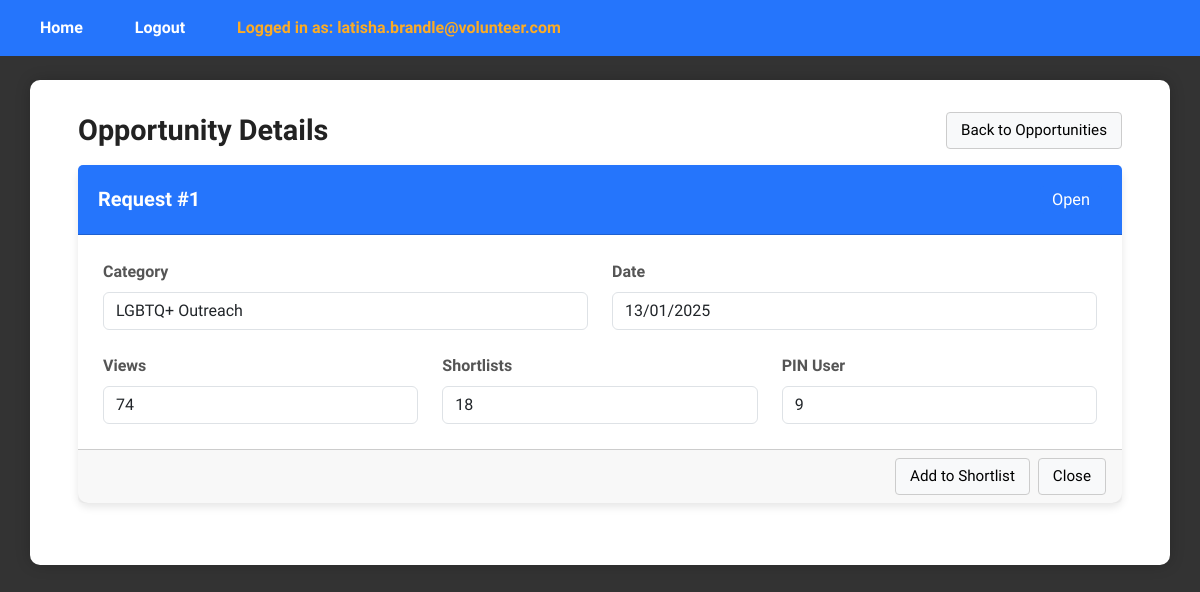
Before: /ViewOpportunitiesDetailsPage?request_id=1 (signed in) with the older database file.
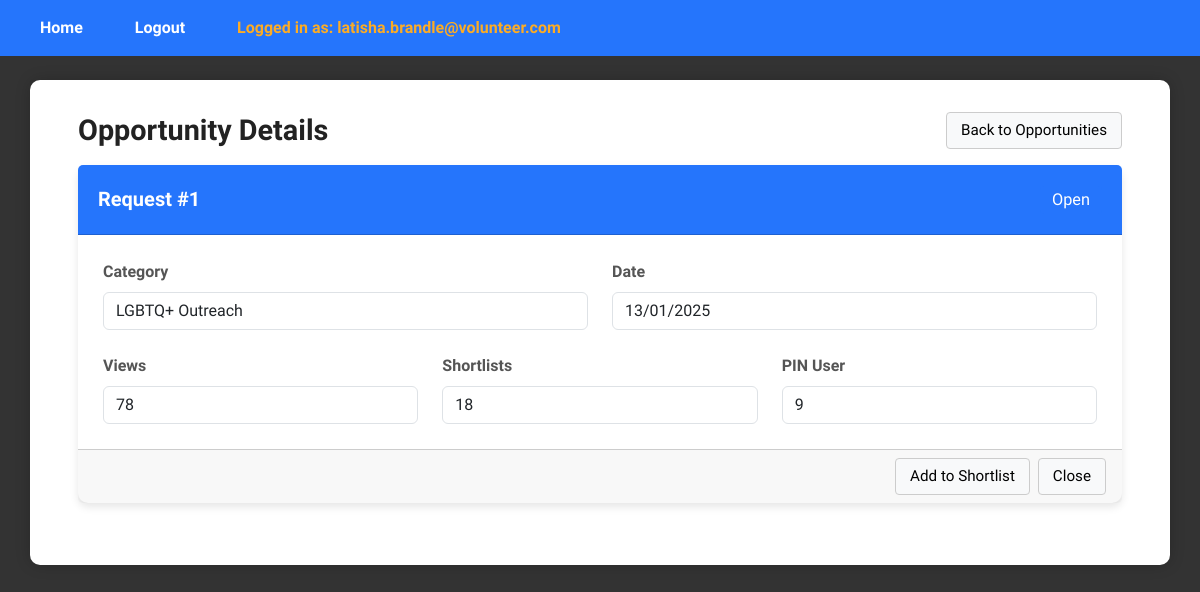
After: the same page with the newer database file.
### tables this page shows
CREATE TABLE request (
    request_id INTEGER PRIMARY KEY AUTOINCREMENT,
    pin_user_id INT,
    csrrep_user_id INT DEFAULT NULL,
    category_id INT,
    request_status BOOLEAN, --0 means uncompleted, 1 means completed
    request_date DATETIME,
    request_view_count INT,
    request_shortlist_count INT,
    FOREIGN KEY (pin_user_id) REFERENCES user(user_id),
    FOREIGN KEY (csrrep_user_id) REFERENCES user(user_id),
    FOREIGN KEY (category_id) REFERENCES category(category_id)
);

CREATE TABLE category (
    category_id INTEGER PRIMARY KEY AUTOINCREMENT,
    category_name VARCHAR(30),
    category_desc TEXT
);

### app.py (the view)
@app.route("/ViewOpportunitiesDetailsPage", methods=["GET"])
def viewOpportunitiesDetailsPage():
    if 'email' not in session:
        return redirect(url_for('login'))
    if session['role_id'] != 4:  # Assuming CSR Rep
        return redirect(url_for('login'))
    request_id = request.args.get('request_id')
    view_controller = ViewOpportunitiesDetailsController()
    opportunity= view_controller.viewOpportunitiesDetails(request_id)
    return render_template("csr/ViewOpportunitiesDetailsPage.html", opportunity=opportunity)

### controllers/csrrep/ViewOpportunitiesDetailsController.py (called while the page is built)
    def viewOpportunitiesDetails(self, request_id):
        request = Request()
        return request.viewOpportunitiesDetails(request_id)

### database/database_management.py (called while the page is built)
def dbConnection():
    return sqlite3.connect("database/volunteer_system.db")

### templates/csr/ViewOpportunitiesDetailsPage.html (shortened to what this page needs)
{% extends "layout.html" %}
{% block content %}
<div class="dashboard-wrapper">
  <div class="dashboard-container">
    <div class="d-flex justify-content-between align-items-center mb-3">
      <h1 class="m-0">Opportunity Details</h1>
      <div class="d-flex gap-2 align-items-center">
        <a href="{{ url_for('viewOpportunitiesPage') }}" class="plain-btn">Back to Opportunities</a>
      </div>
    </div>
    {% if not opportunity %}
      <div class="card"><div class="card-body"><p class="m-0">Opportunity not found.</p></div></div>
    {% else %}
      <div class="card">
        <div class="card-header d-flex justify-content-between align-items-center">
          <h5 class="m-0">Request #{{ opportunity.request_id }}</h5>
          <div>
            {% if opportunity.request_status in (1, True, '1', 'true', 'True') %}
              <span class="badge bg-success">Completed</span>
            {% else %}
              <span class="badge bg-platform-manager">Open</span>
            {% endif %}
          </div>
        </div>
        <div class="card-body">
          <div class="row g-4">
            <div class="col-md-6">
              <label class="form-label">Category</label>
              <div class="form-control" readonly>
                {% if opportunity.category_name %}
                  {{ opportunity.category_name }}
                {% else %}
                  Category {{ opportunity.category_id }}
                {% endif %}
              </div>
            </div>
            <div class="col-md-6">
              <label class="form-label">Date</label>
              <input class="form-control" value="{{ opportunity.request_date }}" readonly>
            </div>
            <div class="col-md-4">
              <label class="form-label">Views</label>
              <input class="form-control" value="{{ opportunity.request_view_count if opportunity.request_view_count is not none else 0 }}" readonly>
            </div>
            <div class="col-md-4">
              <label class="form-label">Shortlists</label>
              <input class="form-control" value="{{ opportunity.request_shortlist_count if opportunity.request_shortlist_count is not none else 0 }}" readonly>
            </div>
            <div class="col-md-4">
              <label class="form-label">PIN User</label>
              <input class="form-control" value="{{ opportunity.pin_user_id if opportunity.pin_user_id is not none else '-' }}" readonly>
            </div>
          </div>
        </div>
        <div class="card-footer d-flex justify-content-end gap-2">
          <form method="post" action="{{ url_for('addToShortlistPage') }}" style="display:inline;">
            <button class="plain-btn" type="submit">Add to Shortlist</button>
          </form>
          <a href="{{ url_for('viewOpportunitiesPage') }}" class="plain-btn">Close</a>
        </div>
      </div>
    {% endif %}
  </div>
</div>
{% endblock %}

### templates/layout.html (shortened to what this page needs)
<!DOCTYPE html>
<html lang="en">
  <head>
    <link href="https://cdn.jsdelivr.net/npm/bootstrap@5.3.0/dist/css/bootstrap.min.css" rel="stylesheet">
    <link rel="stylesheet" href="{{ url_for('static', filename='css/styles.css') }}">
    <link rel="stylesheet" href="https://cdn.jsdelivr.net/npm/bootstrap-icons@1.11.3/font/bootstrap-icons.min.css">
  </head>
  <body {% if request.endpoint == 'login' %}class="login-page"{% endif %}>
    {% if session.email %}
    <header>
      <nav>
        <ul>
          <li>
            {% if session.role_id == 1 %}
            <a href="{{url_for('viewUserAccountPage')}}">Home</a>
            {% elif session.role_id == 2 %}
            <a href="{{url_for('viewVolunteerCategoryPage')}}">Home</a>
            {% elif session.role_id == 3 %}
            <a href="{{url_for('viewRequestPage')}}">Home</a>
            {% elif session.role_id == 4 %}
            <a href="{{url_for('viewOpportunitiesPage')}}">Home</a>
            {% else %}
            <a href="{{url_for('login')}}">Home</a>
            {% endif %}
          </li>
        </ul>
      </nav>
      <nav>
        <ul>
          <li><a href="{{url_for('logout')}}">Logout</a></li>
        </ul>
      </nav>
      <nav>
        <ul>
          <li><a href="#" style="pointer-events: none; color: #fcac25;">Logged in as: {{ session.email }}</a></li>
        </ul>
      </nav>
    </header>
    {% endif %}
    <main class="container">
      {% block content %}
      {% endblock %}
    </main>
  </body>
</html>

### static/css/styles.css (style rules this page uses)
body { font-family: "Stack Sans Headline", system-ui, 'Trebuchet MS', "Segoe UI", Geneva, Verdana, sans-serif; background: #333; color: #333; margin: 0; padding: 0; min-height: 100vh; }
header { width: 100%; background-color: #2575fc; padding: 1rem 2rem; box-sizing: border-box; display: block; overflow: hidden; position: fixed; top: 0; left: 0; z-index: 1000; }
header nav { display: inline-block; margin-right: 2rem; }
header nav ul { list-style: none; padding: 0; margin: 0; display: flex; gap: 1.5rem; align-items: center; }
header nav ul li { margin: 0; padding: 0; }
header nav ul li a { color: white; text-decoration: none; font-weight: 600; padding: 0.25rem 0.5rem; }
.container:not(.dashboard):not(.flash-container) { background: #fff; padding: 2rem 3rem; border-radius: 10px; box-shadow: 0 0 15px rgba(0,0,0,0.2); max-width: 1400px; width: 95%; margin: 0 auto; }
main.container:not(.dashboard):not(.flash-container) { margin-top: 80px; display: block; }
h1 { text-align: center; margin-bottom: 1.5rem; color: #222; font-weight: 700; font-size: 1.8rem; }
label { display: block; margin-bottom: 0.4rem; font-weight: 600; color: #555; }
.card { box-shadow: 0 4px 8px rgba(0,0,0,0.1); border-radius: 10px; border: none; margin-bottom: 30px; background: #fff; }
.card-header { background-color: #2575fc; color: white; padding: 20px; border-radius: 10px 10px 0 0; font-size: 1.2rem; }
.card-header h5 { margin: 0; font-weight: 600; }
.card-body { padding: 25px; }
.badge { font-size: 0.85em; padding: 6px 12px; font-weight: 500; border-radius: 4px; display: inline-block; }
.badge.bg-platform-manager { background-color: #2575fc; color: white; }
.plain-btn { background-color: #f8f9fa; border: 1px solid #ccc; color: #000; padding: 6px 14px; border-radius: 4px; font-size: 0.95rem; font-weight: 500; cursor: pointer; text-decoration: none; display: inline-block; transition: background-color 0.2s ease, border-color 0.2s ease; }

### templates/csr/ViewOpportunitiesDetailsPage.html (style rules this page uses)
.badge.bg-platform-manager { background:#2575fc;color:#fff }

Changed rows visible on the page:
changed request id 1: request_view_count "74" → "78"
